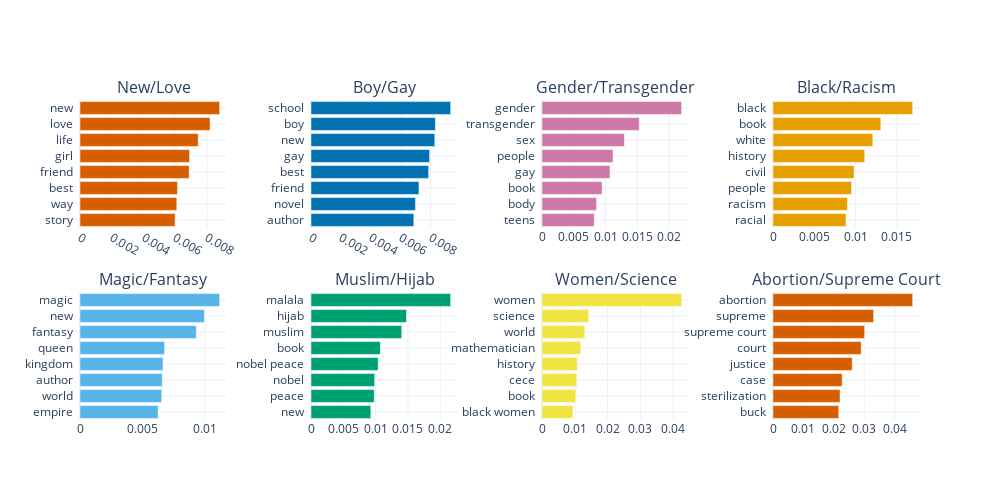

The cell this chart's notebook holds for it:
### Code cell
fig = topic_model2.visualize_barchart(topics=[0,1,2,3,4,9,12,14], n_words=8, custom_labels=True, title='')
# fig.write_html("book_description_topic_model_selected.html")
fig

### Figure 1 — Plotly figure (JSON) as saved in the notebook; plotly's stock layout.template omitted (floating-point values rounded to 4 significant figures)
{"data": [{"marker": {"color": "#D55E00"}, "orientation": "h", "type": "bar", "x": [0.00598, 0.006091, 0.006136, 0.006867, 0.006896, 0.007438, 0.008186, 0.008787], "xaxis": "x", "y": ["story  ", "way  ", "best  ", "friend  ", "girl  ", "life  ", "love  ", "new  "], "yaxis": "y"}, {"marker": {"color": "#0072B2"}, "orientation": "h", "type": "bar", "x": [0.006878, 0.00699, 0.007226, 0.007872, 0.007936, 0.008283, 0.008324, 0.009346], "xaxis": "x2", "y": ["author  ", "novel  ", "friend  ", "best  ", "gay  ", "new  ", "boy  ", "school  "], "yaxis": "y2"}, {"marker": {"color": "#CC79A7"}, "orientation": "h", "type": "bar", "x": [0.008234, 0.008591, 0.009462, 0.0107, 0.01119, 0.01298, 0.01531, 0.02199], "xaxis": "x3", "y": ["teens  ", "body  ", "book  ", "gay  ", "people  ", "sex  ", "transgender  ", "gender  "], "yaxis": "y3"}, {"marker": {"color": "#E69F00"}, "orientation": "h", "type": "bar", "x": [0.008833, 0.009007, 0.009512, 0.009814, 0.01111, 0.01208, 0.01306, 0.01691], "xaxis": "x4", "y": ["racial  ", "racism  ", "people  ", "civil  ", "history  ", "white  ", "book  ", "black  "], "yaxis": "y4"}, {"marker": {"color": "#56B4E9"}, "orientation": "h", "type": "bar", "x": [0.006255, 0.006541, 0.006586, 0.006649, 0.006776, 0.009313, 0.00996, 0.01118], "xaxis": "x5", "y": ["empire  ", "world  ", "author  ", "kingdom  ", "queen  ", "fantasy  ", "new  ", "magic  "], "yaxis": "y5"}, {"marker": {"color": "#009E73"}, "orientation": "h", "type": "bar", "x": [0.009256, 0.009778, 0.009847, 0.01039, 0.01072, 0.01403, 0.01477, 0.0216], "xaxis": "x6", "y": ["new  ", "peace  ", "nobel  ", "nobel peace  ", "book  ", "muslim  ", "hijab  ", "malala  "], "yaxis": "y6"}, {"marker": {"color": "#F0E442"}, "orientation": "h", "type": "bar", "x": [0.009443, 0.01032, 0.01063, 0.01079, 0.0118, 0.01307, 0.01422, 0.04258], "xaxis": "x7", "y": ["black women  ", "book  ", "cece  ", "history  ", "mathematician  ", "world  ", "science  ", "women  "], "yaxis": "y7"}, {"marker": {"color": "#D55E00"}, "orientation": "h", "type": "bar", "x": [0.02159, 0.02203, 0.02272, 0.02602, 0.02897, 0.0301, 0.03307, 0.04588], "xaxis": "x8", "y": ["buck  ", "sterilization  ", "case  ", "justice  ", "court  ", "supreme court  ", "supreme  ", "abortion  "], "yaxis": "y8"}], "layout": {"annotations": [{"font": {"size": 16}, "showarrow": false, "text": "New/Love", "x": 0.0875, "xanchor": "center", "xref": "paper", "y": 1, "yanchor": "bottom", "yref": "paper"}, {"font": {"size": 16}, "showarrow": false, "text": "Boy/Gay", "x": 0.3625, "xanchor": "center", "xref": "paper", "y": 1, "yanchor": "bottom", "yref": "paper"}, {"font": {"size": 16}, "showarrow": false, "text": "Gender/Transgender", "x": 0.6375, "xanchor": "center", "xref": "paper", "y": 1, "yanchor": "bottom", "yref": "paper"}, {"font": {"size": 16}, "showarrow": false, "text": "Black/Racism", "x": 0.9125, "xanchor": "center", "xref": "paper", "y": 1, "yanchor": "bottom", "yref": "paper"}, {"font": {"size": 16}, "showarrow": false, "text": "Magic/Fantasy", "x": 0.0875, "xanchor": "center", "xref": "paper", "y": 0.4, "yanchor": "bottom", "yref": "paper"}, {"font": {"size": 16}, "showarrow": false, "text": "Muslim/Hijab", "x": 0.3625, "xanchor": "center", "xref": "paper", "y": 0.4, "yanchor": "bottom", "yref": "paper"}, {"font": {"size": 16}, "showarrow": false, "text": "Women/Science", "x": 0.6375, "xanchor": "center", "xref": "paper", "y": 0.4, "yanchor": "bottom", "yref": "paper"}, {"font": {"size": 16}, "showarrow": false, "text": "Abortion/Supreme Court", "x": 0.9125, "xanchor": "center", "xref": "paper", "y": 0.4, "yanchor": "bottom", "yref": "paper"}], "height": 500, "hoverlabel": {"bgcolor": "white", "font": {"family": "Rockwell", "size": 16}}, "showlegend": false, "title": {"font": {"color": "Black", "size": 22}, "text": "", "x": 0.5, "xanchor": "center", "yanchor": "top"}, "width": 1000, "xaxis": {"anchor": "y", "domain": [0, 0.175], "showgrid": true}, "xaxis2": {"anchor": "y2", "domain": [0.275, 0.45], "showgrid": true}, "xaxis3": {"anchor": "y3", "domain": [0.55, 0.725], "showgrid": true}, "xaxis4": {"anchor": "y4", "domain": [0.825, 1], "showgrid": true}, "xaxis5": {"anchor": "y5", "domain": [0, 0.175], "showgrid": true}, "xaxis6": {"anchor": "y6", "domain": [0.275, 0.45], "showgrid": true}, "xaxis7": {"anchor": "y7", "domain": [0.55, 0.725], "showgrid": true}, "xaxis8": {"anchor": "y8", "domain": [0.825, 1], "showgrid": true}, "yaxis": {"anchor": "x", "domain": [0.6, 1], "showgrid": true}, "yaxis2": {"anchor": "x2", "domain": [0.6, 1], "showgrid": true}, "yaxis3": {"anchor": "x3", "domain": [0.6, 1], "showgrid": true}, "yaxis4": {"anchor": "x4", "domain": [0.6, 1], "showgrid": true}, "yaxis5": {"anchor": "x5", "domain": [0, 0.4], "showgrid": true}, "yaxis6": {"anchor": "x6", "domain": [0, 0.4], "showgrid": true}, "yaxis7": {"anchor": "x7", "domain": [0, 0.4], "showgrid": true}, "yaxis8": {"anchor": "x8", "domain": [0, 0.4], "showgrid": true}}}
